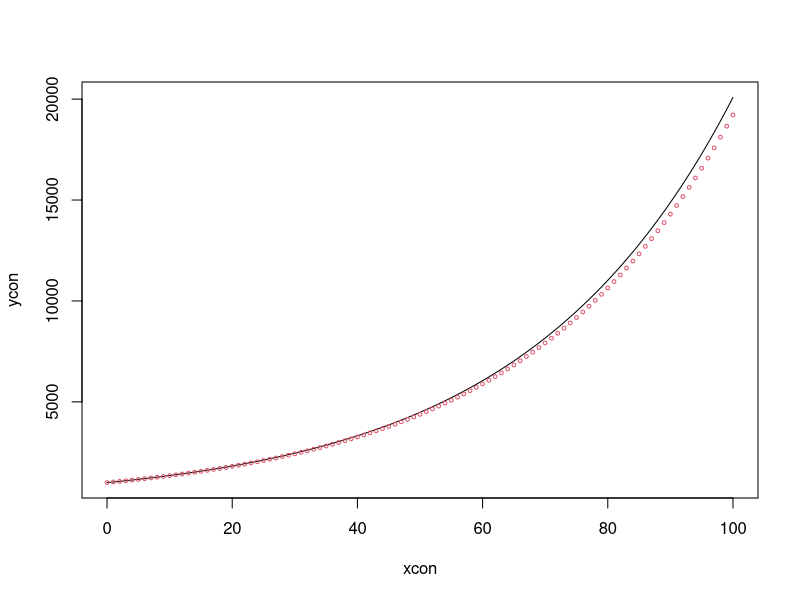

Generate this figure with R:
## ---- chunk 1
knitr::opts_chunk$set(echo = TRUE)
## ---- chunk 2
xcon <- seq(0, 100, len=10000)
ycon <- 1000 * exp(0.03*xcon)
xdis <- seq(0, 100)
ydis <- 1000*1.03^(xdis)
plot(xcon, ycon,type="l",col=1)
points(xdis,ydis,col=2,cex=0.5)
## ---- chunk 3
L <- rbind(c(1,1),c(1/2,3/2))
eig <- eigen(L)
eigv <- eig[[1]]
eigV <- eig[[2]] / rep(apply(eig[[2]], 2, min),each=2) #simplify eigenvactor
eigv
eigV
## ---- chunk 4
# running with computer
L %*% L %*% L %*% L %*%  matrix(c(1, 4))
## ---- chunk 5
L <- rbind(c(0,0.9),c(0.4,0.9))
eig <- eigen(L)
eigv <- eig[[1]]
eigV <- eig[[2]] / c(-0.2, -0.2, eig[[2]][4], eig[[2]][4])
eigv
eigV
## ---- chunk 6
L <- rbind(c(0.6,0,0.7),c(0,0.4,0.5),c(0.3,0.5,0.2))
eig <- eigen(L)
stableV <- eig[[2]][,1] / sum(eig[[2]][,1])
names(stableV) <- c("F", "J", "T")
eig
## ---- chunk 7
stableV
## ---- chunk 8
N0 <- c(0, 100, 0)
population_at_k_day <- function(k) {
  result <- N0
  for (i in seq(k)) {
    result <- L %*% result
  }
  return(result)
}
population_array <- vapply(1:10, population_at_k_day, FUN.VALUE = numeric(3))
rownames(population_array) <- c("F", "J", "T")
population_array <- cbind(N0, population_array)
colnames(population_array) <- 0:10
## ---- chunk 9
population_array
## ---- chunk 10
growth_factor_matrix <- population_array[,9:11] / population_array[,8:10]
colnames(growth_factor_matrix) <- c("7 to 8", "8 to 9", "9 to 10")
rownames(growth_factor_matrix) <- c("F", "J", "T")
growth_factor_matrix
## ---- chunk 11
fraction_matrix <- population_array[,9:11] / rep(apply(population_array[,9:11],2,sum),each=3)
colnames(fraction_matrix) <- 8:10
rownames(fraction_matrix) <- c("F", "J", "T")
fraction_matrix
